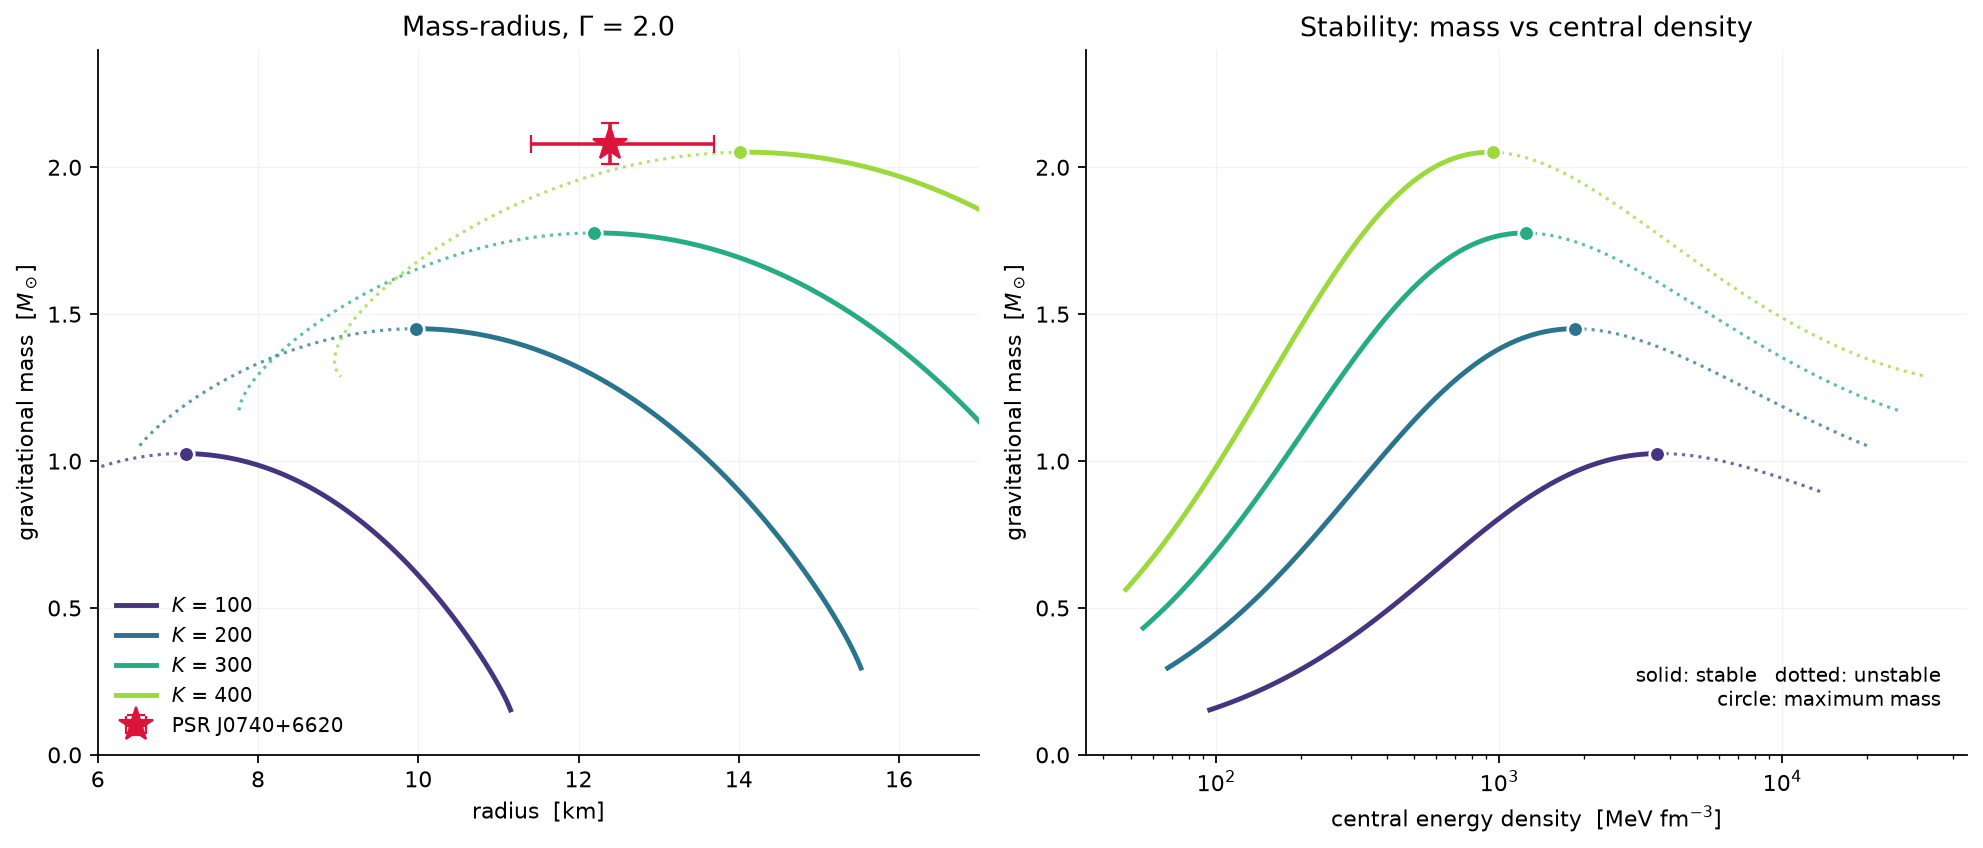

Source code (Python):
"""Mass-radius diagrams for polytropic stars.

Run:  .venv/bin/python playground/mass_radius.py

Needs matplotlib, which is not a project dependency:
    .venv/bin/pip install matplotlib
"""

import matplotlib.pyplot as plt
import numpy as np

from tov_solver.eos import Polytrope
from tov_solver.structure import mass_radius_curve

GAMMA = 2.0
KAPPAS = [100.0, 200.0, 300.0, 400.0]

# PSR J0740+6620: Fonseca+ 2021 mass, Riley+ 2021 radius.
J0740 = {"M": 2.08, "dM": 0.07, "R": 12.39, "dR_lo": 0.98, "dR_hi": 1.30}


def sequence(kappa: float):
    """Solve a family of stars spanning the table, return arrays."""
    table = Polytrope(gamma=GAMMA, kappa=kappa, density_max=8.0).table()
    pressures = np.logspace(0.0, np.log10(table.pressure[-1] * 0.98), 120)
    stars = mass_radius_curve(table, pressures)
    return (
        np.array([s.radius for s in stars]),
        np.array([s.mass for s in stars]),
        np.array([s.central_energy_density for s in stars]),
    )

def main():
    fig, (ax_mr, ax_rho) = plt.subplots(1, 2, figsize=(12.5, 5.4))
    colours = plt.cm.viridis(np.linspace(0.15, 0.85, len(KAPPAS)))

    for kappa, colour in zip(KAPPAS, colours, strict=True):
        R, M, eps_c = sequence(kappa)
        peak = int(M.argmax())

        # Stable branch: mass still rising with central density.
        # Past the maximum the star is unstable to radial oscillations.
        ax_mr.plot(R[: peak + 1], M[: peak + 1], color=colour, lw=2.2,
                label=f"$K$ = {kappa:.0f}")
        ax_mr.plot(R[peak:], M[peak:], color=colour, lw=1.4, ls=":", alpha=0.75)
        ax_mr.plot(R[peak], M[peak], "o", color=colour, ms=7,
                mec="white", mew=1.2, zorder=5)

        ax_rho.plot(eps_c[: peak + 1], M[: peak + 1], color=colour, lw=2.2)
        ax_rho.plot(eps_c[peak:], M[peak:], color=colour, lw=1.4, ls=":", alpha=0.75)
        ax_rho.plot(eps_c[peak], M[peak], "o", color=colour, ms=7,
                    mec="white", mew=1.2, zorder=5)

    # --- observational anchor --------------------------------------------------
    ax_mr.errorbar(
        J0740["R"], J0740["M"],
        xerr=[[J0740["dR_lo"]], [J0740["dR_hi"]]], yerr=J0740["dM"],
        fmt="*", ms=16, color="crimson", ecolor="crimson",
        elinewidth=1.6, capsize=4, zorder=6, label="PSR J0740+6620",
    )

    ax_mr.set_xlabel("radius  [km]")
    ax_mr.set_ylabel(r"gravitational mass  [$M_\odot$]")
    ax_mr.set_title(rf"Mass-radius, $\Gamma$ = {GAMMA}")
    ax_mr.set_xlim(6, 17)
    ax_mr.set_ylim(0, 2.4)
    ax_mr.legend(frameon=False, loc="lower left", fontsize=9)

    ax_rho.set_xlabel(r"central energy density  [MeV fm$^{-3}$]")
    ax_rho.set_ylabel(r"gravitational mass  [$M_\odot$]")
    ax_rho.set_title("Stability: mass vs central density")
    ax_rho.set_xscale("log")
    ax_rho.set_ylim(0, 2.4)
    ax_rho.text(
        0.97, 0.06,
        "solid: stable   dotted: unstable\ncircle: maximum mass",
        transform=ax_rho.transAxes, ha="right", va="bottom", fontsize=9,
    )

    for ax in (ax_mr, ax_rho):
        ax.spines[["top", "right"]].set_visible(False)
        ax.grid(alpha=0.15, lw=0.6)

    fig.tight_layout()
    fig.savefig("./playground/mass_radius.png", dpi=160, bbox_inches="tight")
    print("wrote mass_radius.png")

    # --- numbers ---------------------------------------------------------------
    print(f"\n{'K':>6} {'M_max':>8} {'R at max':>10} {'eps_c at max':>14}")
    for kappa in KAPPAS:
        R, M, eps_c = sequence(kappa)
        i = int(M.argmax())
        print(f"{kappa:6.0f} {M[i]:8.3f} {R[i]:9.2f} {eps_c[i]:14.1f}")

if __name__ == "__main__":
    main()    
